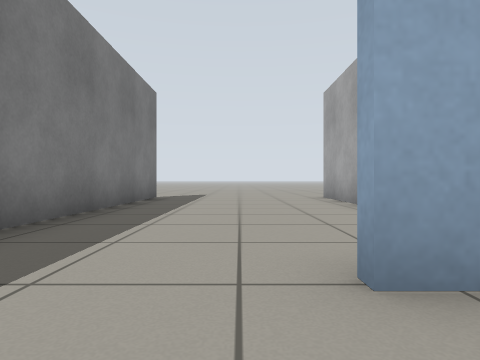
View 1 (above)

12 first-person views from a walk through a world built for the Gazebo simulator. The camera is 0.5 m above the floor, looks level and sees 75° across. The floor is counted in squares, 1 m on a side. Each view is taken from the middle of a square. On the plan, view 1 faces up. The plan holds only what a view shows up to about 9 squares ahead; the rest is blank.

View 2
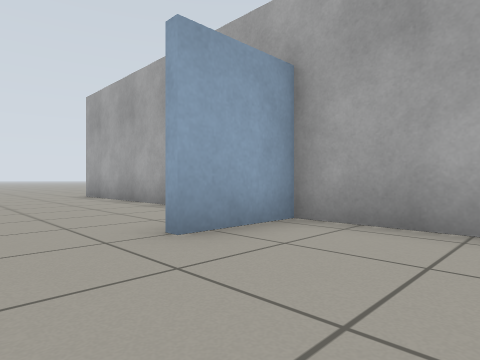

View 3
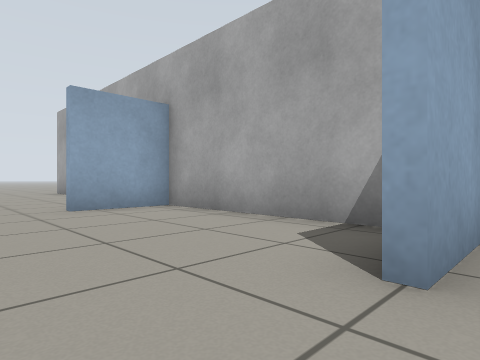

View 4
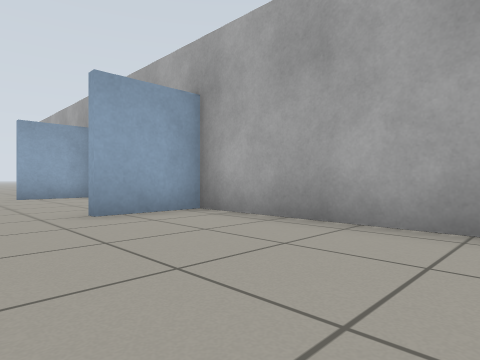

View 5
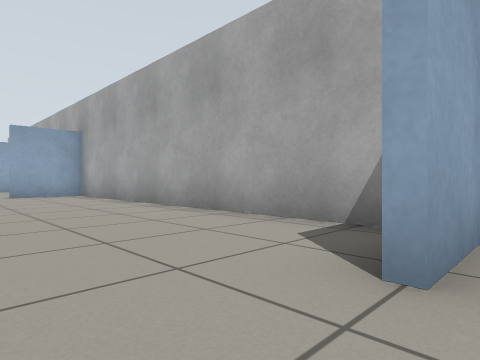

View 6
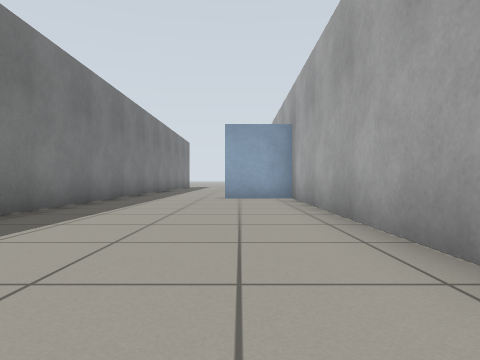

View 7
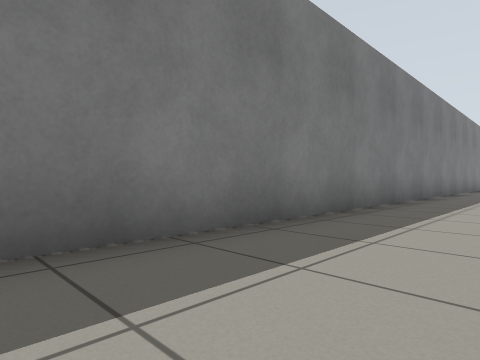

View 8
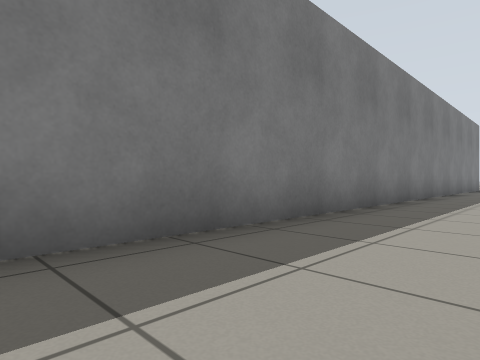

View 9
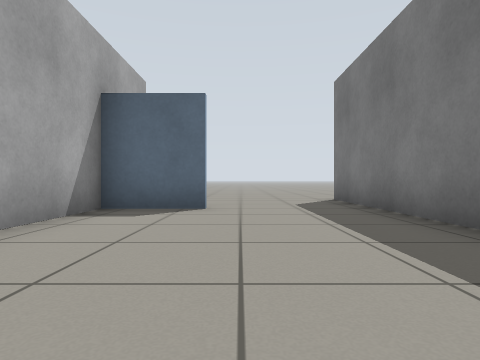

View 10
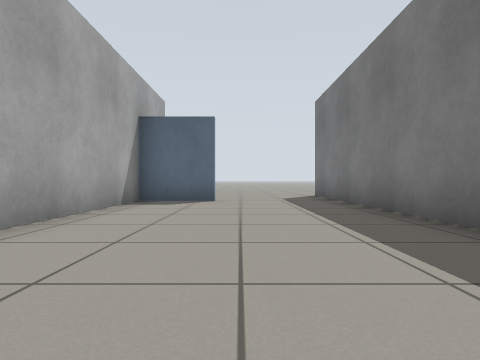

View 11
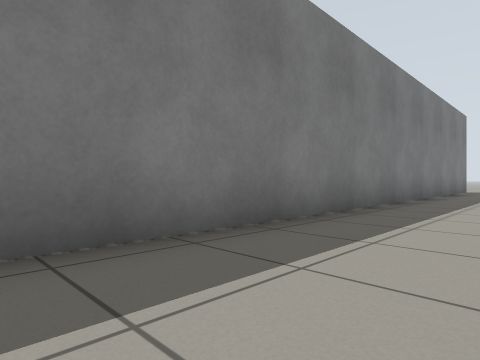

View 12
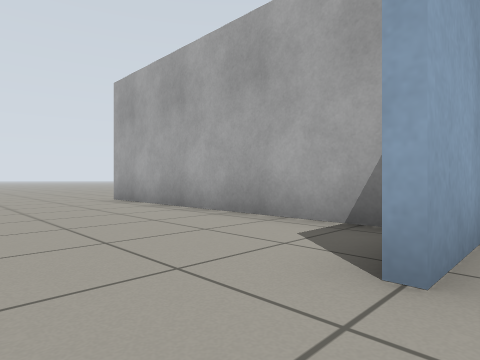

### Floor plan
Ten units are one square. View 1 is at (0, 0); x grows to the right and y downward. Boxes are objects, and circles mark ways between rooms. Rooms are numbered by the first view taken in them; rooms with no view inside come last. Other rooms are left out.
<svg viewBox="-29 -25 58 195">
<path fill="none" stroke="#000" d="M24 28 24 -14 5 -14M-24 -15 -24 34M-24 34 -24 134M5 134 24 134 24 36 5 36M21 136 5 136M-24 134 -24 159"/>
<circle cx="-5" cy="30" r="3" fill="#2a7"/>
<circle cx="-5" cy="130" r="3" fill="#2a7"/>
<text x="0" y="10">1</text>
<text x="0" y="80">2</text>
<text x="0" y="160">3</text>
</svg>
Room 1 opens to room 2. Room 2 opens to room 3.

Where each view was taken, in squares from view 1:
view 1: 0 up, 0 right, facing up
view 2: 1 down, 1 left, facing up-right
view 3: 4 down, 1 left, facing up-right
view 4: 8 down, 1 left, facing up-right
view 5: 14 down, 1 left, facing up-right
view 6: 12 down, 1 right, facing up
view 7: 12 down, 0 right, facing up-left
view 8: 9 down, 0 right, facing up-left
view 9: 8 down, 0 right, facing down
view 10: 6 down, 0 right, facing down
view 11: 6 down, 0 right, facing up-left
view 12: 1 up, 1 left, facing up-right
